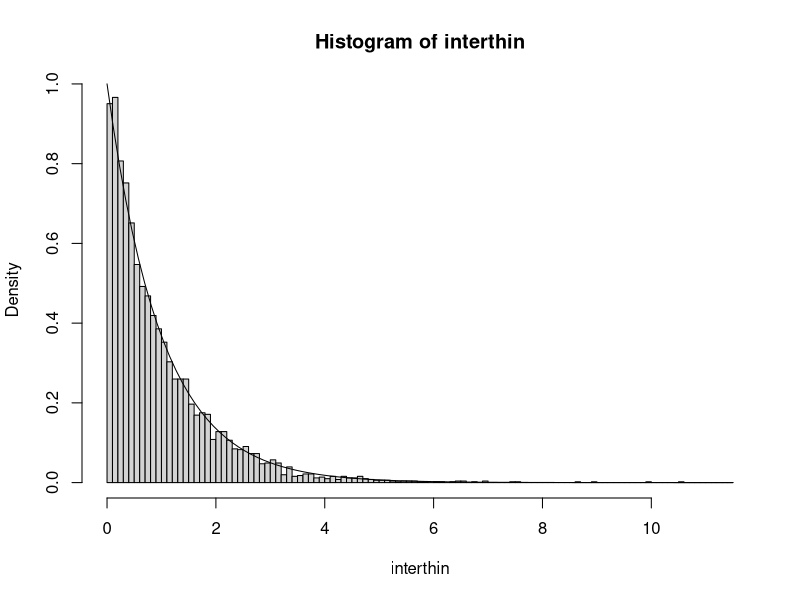
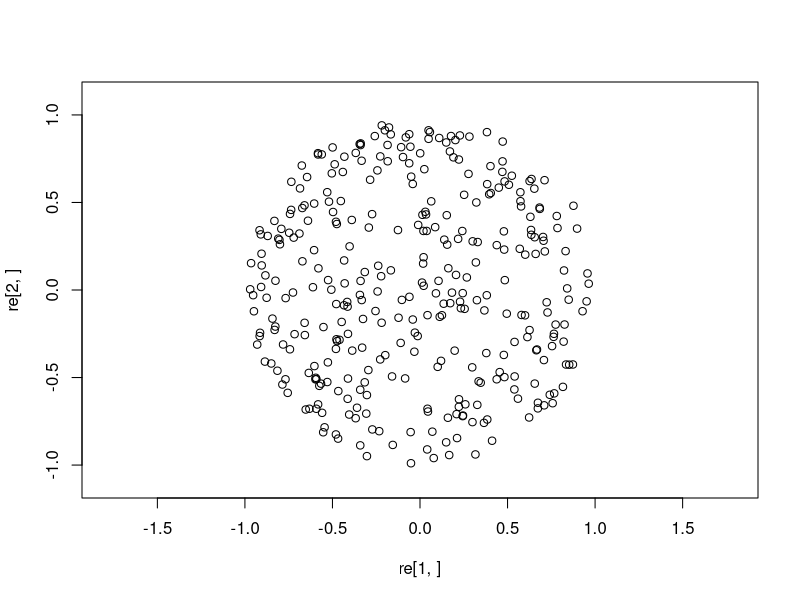

The R source for these figures, in order:
## ---- chunk 1
knitr::opts_chunk$set(echo = TRUE)
## ---- chunk 2
inter=rexp(10000, 2)
arr = cumsum(inter)
coin = rbinom(length(arr), 1, 0.5)
for (i in 1:length(arr)) if (coin[i]==0){arr[i]<- 0}
arr<-setdiff(arr, 0)
interthin = arr[1]
for (i in 1: length(arr)-1){interthin <- c(interthin, arr[i+1] - arr[i]) }
x = seq(0, max(interthin)+1, by=0.1)
hist(interthin, prob=T, x)
curve(dexp(x), add=T)

## ---- chunk 3
point <- function(){
  z=2
  while(length(z)==1){
  x = 2*runif(1) -1
  y = 2*runif(1) -1
if (x^2 + y^2 <1) { z<-c(x,y)}
  }
  z
}
 re=replicate(rpois(1,100*pi), point())
 plot(re[1,], re[2,], xlim=c(-1.1,1.1), ylim=c(-1.1,1.1), asp=1)
